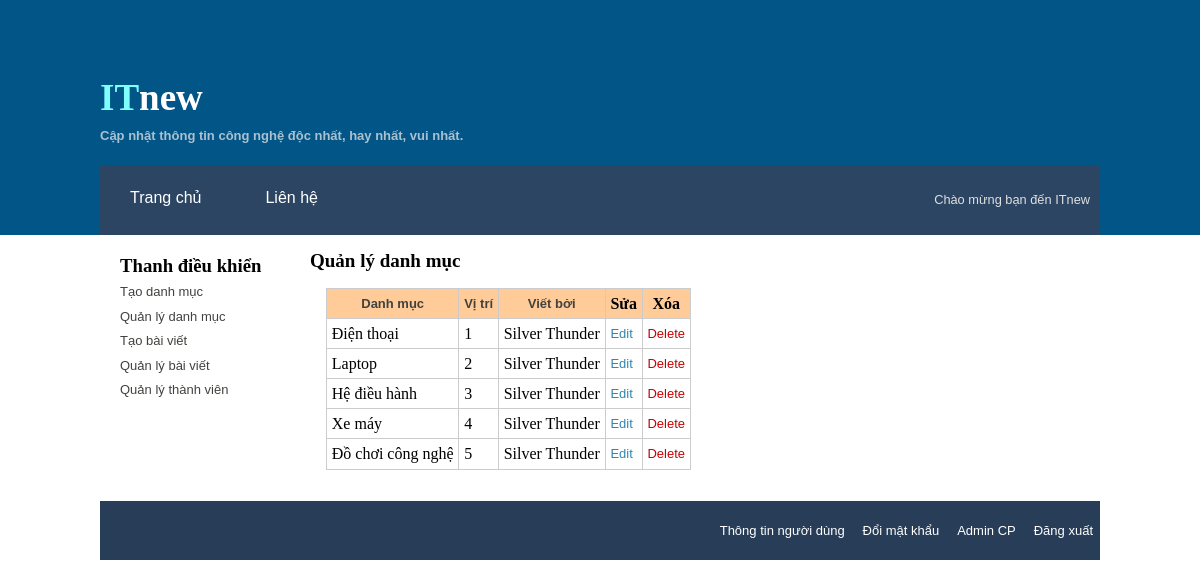
The app's page /admin/view_categories.php (signed in) with its own data.
### tables this page shows
CREATE TABLE IF NOT EXISTS `categories` (
`cat_id` int(11) NOT NULL,
  `user_id` int(11) NOT NULL,
  `cat_name` varchar(100) NOT NULL,
  `position` tinyint(4) NOT NULL
);

### admin/view_categories.php (the view, shortened to what this page needs)
<?php $title= 'Quản lý danh mục'; include('../includes/header.php');?>
<?php include('../includes/mysqli_connect.php');?>
<?php include('../includes/functions.php');?>
<?php include('../includes/sidebar-admin.php');
?>
<div id="content">
<h2>Quản lý danh mục</h2>
<table>
	<thead>
		<tr>
			<th><a href="view_categories.php?sort=cat">Danh mục</a></th>
			<th><a href="view_categories.php?sort=pos">Vị trí</th>
			<th><a href="view_categories.php?sort=by">Viết bởi</th>
            <th>Sửa</th>
            <th>Xóa</th>
		</tr>
	</thead>
	<tbody>
    <?php
        if(isset($_GET['sort'])) {
            switch ($_GET['sort']) {
                case 'cat':
                $order_by = 'cat_name';
                break;
                case 'pos':
                $order_by = 'position';
                break;
                case 'by':
                $order_by = 'name';
                break;
                default:
                $order_by = 'position';
            }
        } else {
                $order_by = 'position';
        }
        $q  = " SELECT c.cat_id, c.cat_name, c.position, c.user_id, CONCAT_WS(' ', first_name, last_name) AS name ";
        $q .= " FROM categories AS c ";
        $q .= " JOIN users AS u ";
        $q .= " USING(user_id) ";
        $q .= " ORDER BY {$order_by} ASC ";
        $r = mysqli_query($dbc, $q);
        if(mysqli_num_rows($r) > 0) {
           while($cats = mysqli_fetch_array($r, MYSQLI_ASSOC)) {
                echo "
                <tr>
                    <td>{$cats['cat_name']}</td>
                    <td>{$cats['position']}</td>
                    <td>{$cats['name']}</td>
                    <td><a class='edit' href='edit_category.php?cid={$cats['cat_id']}'>Edit</a></td>
                    <td><a class='delete' href='delete_category.php?cid={$cats['cat_id']}&cat_name={$cats['cat_name']}'>Delete</a></td>
                </tr>
                ";
            }
        } else {
            $messages = "<p class='warning'>Không có danh mục nào tồn tại. Hãy tạo một danh mục mới.</p>";
        }
    ?>
	</tbody>
</table>
</div>
<?php include('../includes/footer.php'); ?>

### admin/css/style.css (style rules this page uses)
* { margin: 0; padding: 0 }
p, label, a { color: #333333; line-height: 1.5; font-size: 13px; font-family:'lucida grande',tahoma,verdana,arial,sans-serif； }
a { color: #43423F; text-decoration: none; }
h2 a, h2 { margin: 0; font-size: 19px; font-family: museo, georgia, san-serif; }
#content { float: left;width: 530px;padding: 20px 0;margin: 0 0 0 15px; }
#content { float: left;width: 785px;padding: 15px 0;margin: 0 0 0 10px; }
#content h2 { margin: 0; }
table { margin: 1em; border-collapse: collapse; }
td, th { padding: .3em; border: 1px #ccc solid; }
thead { background: #fc9; }
tbody a.delete { color:#C40303; }
tbody a.edit { color: #2E87AD; }

### records on screen
categories: cat_name "Điện thoại", position "1", name "Silver Thunder"
categories: cat_name "Laptop", position "2", name "Silver Thunder"
categories: cat_name "Hệ điều hành", position "3", name "Silver Thunder"
categories: cat_name "Xe máy", position "4", name "Silver Thunder"
categories: cat_name "Đồ chơi công nghệ", position "5", name "Silver Thunder"
